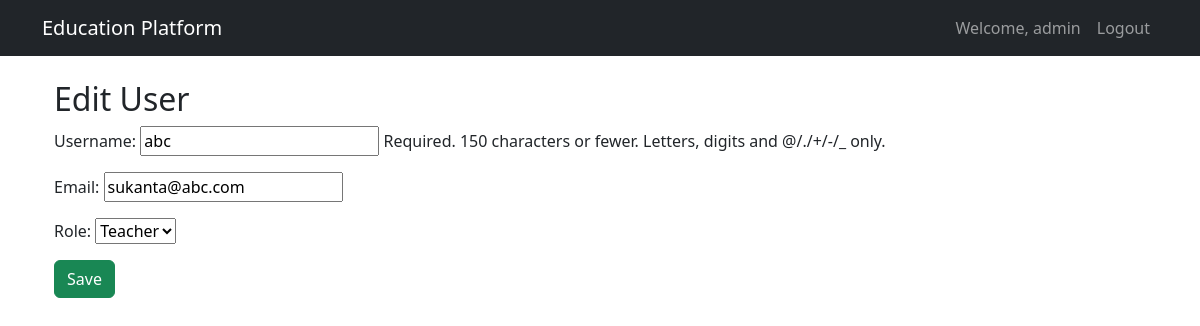
/users/2/edit/ (signed in), run on the app's committed database.
### restapi/models.py (models this page shows, shortened)
class User(AbstractUser):
    ROLE_CHOICES = (
        ('admin', 'Admin'),
        ('teacher', 'Teacher'),
        ('student', 'Student'),
    )
    role = models.CharField(max_length=20, choices=ROLE_CHOICES)
    email = models.EmailField(unique=True)
    USERNAME_FIELD = 'email'
    REQUIRED_FIELDS = ['username', 'role']
    def is_admin(self):
        return self.role == 'admin'

### restapi/views.py (the view)
# urls.py: path('users/<int:user_id>/edit/', user_edit_view, name='user_edit'),
@login_required
def user_edit_view(request, user_id):
    if not request.user.is_admin():
        return redirect('dashboard')
    user = get_object_or_404(User, id=user_id)
    if request.method == 'POST':
        form = CustomUserEditForm(request.POST, instance=user)
        if form.is_valid():
            form.save()
            return redirect('user_list')
    else:
        form = CustomUserEditForm(instance=user)
    return render(request, 'user_form.html', {'form': form, 'title': 'Edit User'})

### restapi/forms.py (shortened to what this page needs)
class CustomUserEditForm(forms.ModelForm):
    class Meta:
        model = User
        fields = ['username', 'email', 'role']  # Add fields you want to allow editing

### templates/user_form.html (shortened to what this page needs)
{% extends 'base.html' %}
{% block content %}
<div class="container mt-4">
    <h2>{{ title }}</h2>
    <form method="post">
        {{ form.as_p }}
        <button type="submit" class="btn btn-success">Save</button>
    </form>
</div>
{% endblock %}

### templates/base.html (shortened to what this page needs)
<!DOCTYPE html>
<html lang="en">
<head>
    <link href="https://cdn.jsdelivr.net/npm/bootstrap@5.3.0/dist/css/bootstrap.min.css" rel="stylesheet">
</head>
<body>
    <nav class="navbar navbar-expand-lg navbar-dark bg-dark">
        <div class="container">
            <a class="navbar-brand" href="{% url 'dashboard' %}">Education Platform</a>
            <div class="collapse navbar-collapse" id="navbarNav">
                <ul class="navbar-nav ms-auto">
                    {% if user.is_authenticated %}
                        <li class="nav-item">
                            <span class="nav-link">Welcome, {{ user.username }}</span>
                        </li>
                        <li class="nav-item">
                            <a class="nav-link" href="{% url 'logout' %}">Logout</a>
                        </li>
                    {% endif %}
                </ul>
            </div>
        </div>
    </nav>
    <div class="container">
        {% block content %}{% endblock %}
    </div>
</body>
</html>

### data on the page
User: username "admin"
User: username "abc", email "sukanta@abc.com", role "Teacher"

### other printed values
{{ title }} "Edit User"
